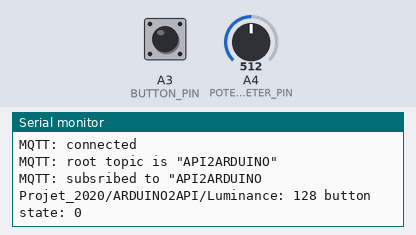
Bench run of a sketch on a simulated Arduino MKR. Shown: the last lines printed to the serial monitor. Inputs (shaded band) come from the test bench; at power-on: A4 (POTENTIOMETER_PIN) = 512, A3 (BUTTON_PIN) LOW. WiFi joins after 1.5 s; servers stay silent unless stated; no MQTT or app messages arrive unless stated.

Above: at 2.8 s.
2.9 s: A4 (POTENTIOMETER_PIN) set to 716
At 2.9 s:
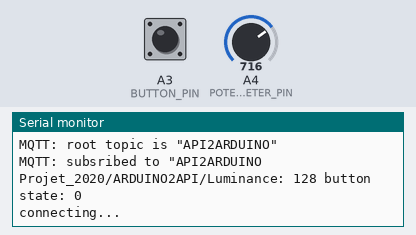
4.4 s: A3 (BUTTON_PIN) pulled HIGH for 1 s
At 4.76 s:
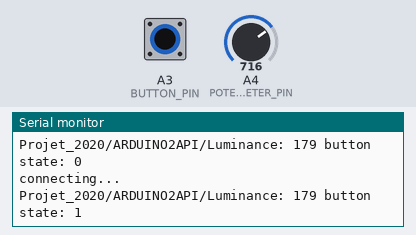
6.9 s: A4 (POTENTIOMETER_PIN) set to 900
At 6.9 s:
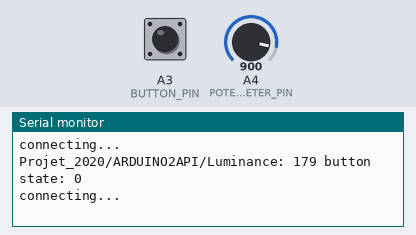
8.4 s: A3 (BUTTON_PIN) pulled HIGH for 1 s
At 8.76 s:
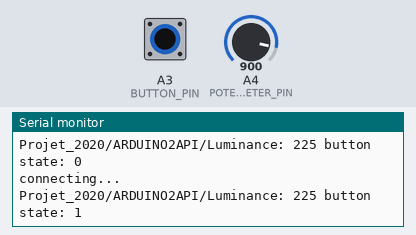
Timing chart, 0 to 11.4 s (numbered marks = the images above; inputs shaded):
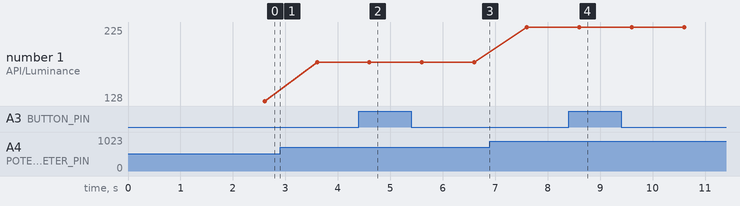

Measured:
- after the input at 4.4 s, the serial monitor: prints a new line after 0.20 s (image 2)
- after the input at 8.4 s, the serial monitor: prints a new line after 0.21 s (image 4)
- plotted number 1: 128 → 179 after the input at 2.9 s, 179 → 225 after the input at 6.9 s

The sketch:

hue.ino
```cpp
#include <SPI.h>
#include <MQTT.h>
#include <WiFiNINA.h>
#include <HttpClient.h>


/* We need objects to handle WiFi connectivity
*/
WiFiClient client ;
//HttpClient http;
IPAddress server(192,168,1,131);

/* We need objects to handle:
 *  1. WiFi connectivity
 *  2. MQTT messages
 */
WiFiClient wifi_client ;
MQTTClient mqtt_client ;

/*MQTT */

const char* mqtt_host = "max.isasecret.com" ;
/*const uint16_t mqtt_port =  1723 ;*/
const char* username = "majinfo2019";
const char* password = "Y@_oK2";
/* Time between two sensings and values sent. */
#define DELTA_T 1000


/* In which pins is my buttons plugged? */
#define POTENTIOMETER_PIN A4 // TODO: uncomment this line if the potentiometer is connected to analogic pin 4, or adapt...
#define BUTTON_PIN A3


/*We create an ID to know what to listen from the MQTT broker */
String ID = "Projet_2020" ;
String topic1  = "API2ARDUINO";
/*Type of message we expect to receive: Projet_2020/topic1/"room_id":8 ,"light_id": 8 , "level": 100, "a":2 ,"b": 1, "status": ON;*/
String topic2 = "ARDUINO2API";

/* And associated variables to tell:
    1. which WiFi network to connect to
    2. what are the MQTT broket IP address and TCP port
*/
const char* wifi_ssid     = "lab-iot-1";
const char* wifi_password = "lab-iot-1";

/* Some variables to handle measurements. */
int potentiometerValue;
int buttonState = 0;         // variable for reading the pushbutton status
int L;
uint32_t t0, t ;


void setup() {
  WiFi.begin(wifi_ssid, wifi_password) ;
  mqtt_client.begin(mqtt_host,1723, wifi_client) ;
  mqtt_client.onMessage(callback) ;

  Serial.begin(9600) ;
  delay(100) ;
  Serial.println("Initializing...\n") ;

  // initialize the Potentiometer and button pin as inputs:
  pinMode(POTENTIOMETER_PIN, INPUT);
  pinMode(BUTTON_PIN, INPUT);

  // Time begins now!
  t0 = t = millis() ;
}

void loop() {
  //We try to connect to the broker and launch the client loop.

  mqtt_client.loop() ;
  if ( ! mqtt_client.connected() ) {
    reconnect() ;
  }
  t = millis() ;
  if ( (t - t0) >= DELTA_T ) {
    t0 = t ;

    // read the states:
    buttonState = digitalRead(BUTTON_PIN);
    potentiometerValue = analogRead(POTENTIOMETER_PIN); // TODO; uncomment this line if it is analog
    int L = potentiometerValue/4;

    Serial.print(ID + "/" + topic2 +"/Luminance: " +L + " button state: " + buttonState );
    Serial.print("\n");


    if (client.connect(server, 80)) {
      Serial.println("connecting...");

      client.println("PUT /api/8ZaeVTb1KXefBTExFlphwBxV3QeBTDzfSL6gnXM4/lights/14/state HTTP/1.1");
      client.println("Host: 192.168.1.131");
      client.println("Connection: close");
      client.println("Content-Type: application/json");
      client.println("Content-Length: 12\r\n");
      client.print(String("{\"bri\": ")+L +"}");
      client.println();
  } else {
    // if you couldn't make a connection:
      Serial.println("Couldn't not make a connection...\n") ;
      }
    }
}
/* ################################################################### */
/* This function handles the connection/reconnection to
 * the MQTT broker.
 * Each time a connection or reconnection is made, it
 * publishes a message on the topic+"/HELLO" containing
 * the number of milli seconds since uController start.
 */
void reconnect() {
  Serial.print("Connecting to ");
  Serial.print(wifi_ssid);
  Serial.print("\n") ;

  while (WiFi.status() != WL_CONNECTED) {
    digitalWrite(LED_BUILTIN, HIGH) ;
    delay(500);
    digitalWrite(LED_BUILTIN, LOW) ;
    Serial.print(".");
    delay(500);
  }

  Serial.print("\n");
  Serial.print("WiFi connected\n");
  Serial.print("IP address: \n");
  Serial.print(WiFi.localIP());
  Serial.print("\n") ;


  Serial.print("MQTT: trying to connect to host ") ;
  Serial.print(mqtt_host) ;
  Serial.print(" on port ") ;
  /*Serial.print(mqtt_port) ; */
  Serial.println(" ...") ;

  while ( !mqtt_client.connect("Projet_2020", username, password) ) {
    digitalWrite(LED_BUILTIN, HIGH) ;
    delay(500);
    digitalWrite(LED_BUILTIN, LOW) ;
    Serial.print(".");
    delay(500);
  }
  Serial.println("MQTT: connected") ;
  Serial.print("MQTT: root topic is \"") ;
  Serial.print(topic1) ;
  Serial.println("\"") ;

 // mqtt_client.publish(String(topic2 + "/HELLO").c_str(), String(millis())) ;

  /* If you want to subscribe to topics, you have to do it here. */
  mqtt_client.subscribe(topic1);
  Serial.print("MQTT: subsribed to \"");
  Serial.print(topic1);
  Serial.print("\n");
}


/* ################################################################### */
/* This function handles the sending of all the values
 * collected by the sensors.
 * Values are sent on a regular basis (every DELTA_T_SEND_VALUES
 * milliseconds).
 */
void sendValues() {
  if ( mqtt_client.connected() ) {
    mqtt_client.publish(String(topic2 + "/L").c_str(), String(L).c_str());
  }
}


/* ################################################################### */
/* The main callback to listen to topics.
 */
void callback(String &intopic1, String &payload)
{

//  Serial.println("incoming: " + topic1 + " - " + payload);
//  if (payload == "DESC"){
//    mqtt_client.publish(topic2, "Sensors available are: TEMP, HMDT, LUMI") ;
//  }
//  else if (payload == "IDENT"){
//    digitalWrite(LED_BUILTIN, HIGH);
//    delay(10000);
//    digitalWrite(LED_BUILTIN, LOW);
//  }
//  else if (payload = "GETA"){
//    if ( lum != -1 )
//     mqtt_client.publish(String(topic2 + "/LUMI").c_str(), String(lum).c_str()) ;

//  }
}
```
